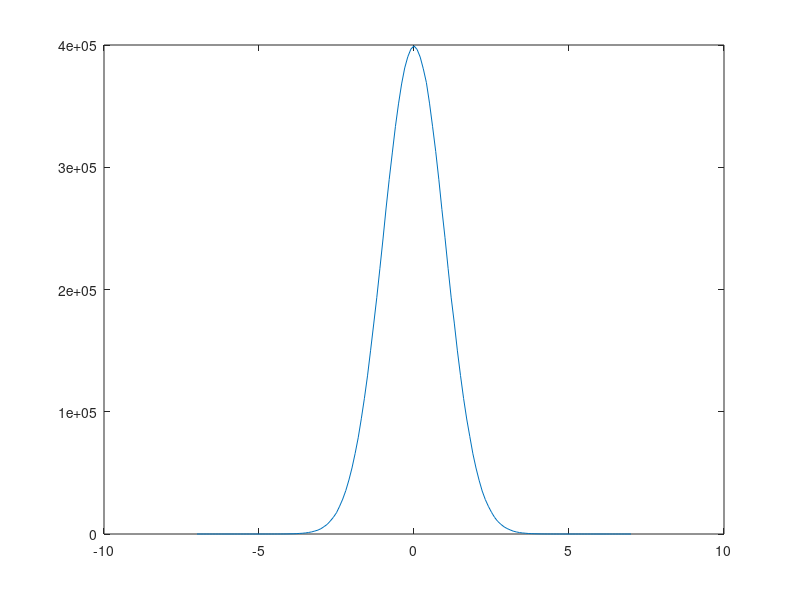

This figure's MATLAB source: (Note: this script raises an error after producing the figure.)
%% Gaussian distribution basic
noise = randn([1 10])
[n,x]=hist(noise, [-7:1:7])%creates a histogram of the indicated rank -7 to 7 
            % with the random generated numbers.
disp([x;n]);
plot(x,n);

%% Gaussian distribution 
noise = randn([1 10000000]);
[n,x]=hist(noise, [-7:0.1:7]);
% disp([x;n]);
plot(x,n);

%% Generating gaussian noise, but not running. It is running (24/04/18)
im=imread('Albert Einstein.jpg');
im2=im2double(im);
disp(size(im2));
disp(class(im2));
subplot(2,2,1);
imshow(im), title('Original image');
noise = randn(size(im))*0.01; %Changing the factor of multiplication will 
            % affect in how noisy gets the image. This would be the variance
            % parameter in the imnoise funtcion 
disp(size(noise));
disp(class(noise));
result=im2 + noise;
subplot(2,2,2);
imshow(result), title('Image with Gaussian noise');

%% Using the imnoise function
im = imread('Albert Einstein.jpg');
subplot(1,2,1);
imshow(im);
title('Original image');
J = imnoise(im,'gaussian',0,0.01);% the function imnoise lets you choose the 
               %type of noise wanted, the other parameters are the mean and
               %variance of the noise.
subplot(1,2,2);
imshow(J);
title('Image with noise');

%% Salt and pepper noise 
im = imread('Albert Einstein.jpg');
subplot(1,2,1);
imshow(im);
title('Original image');
J = imnoise(im,'salt & pepper');
subplot(1,2,2);
imshow(J);
title('Image with noise salt and pepper');